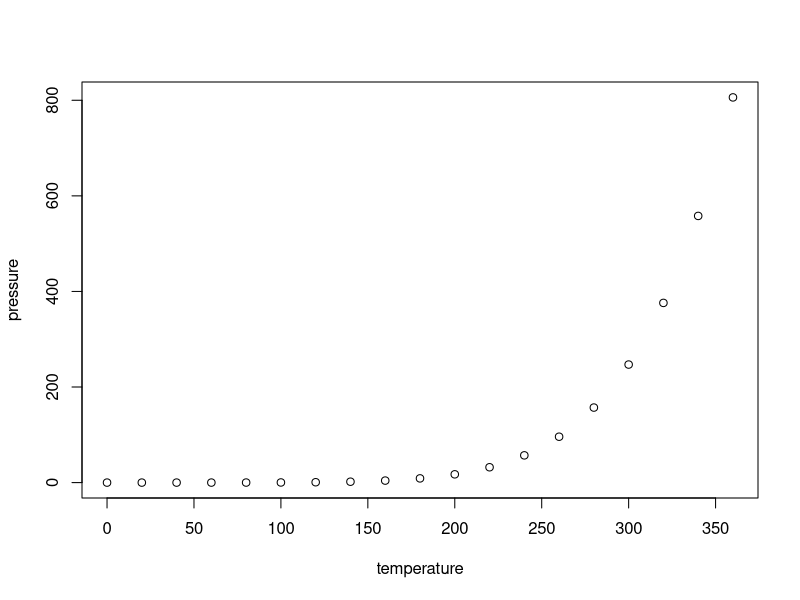
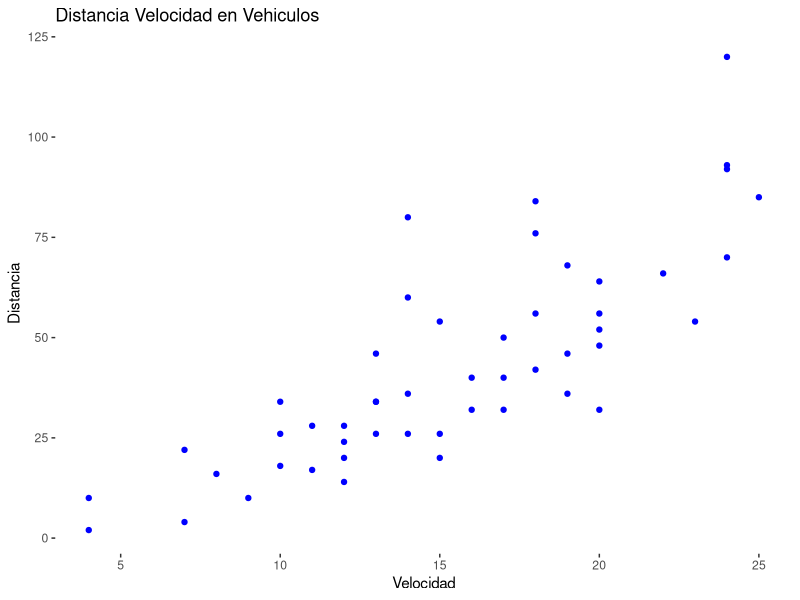

The R script that drew these images, in order:
## ---- chunk 1
knitr::opts_chunk$set(echo = TRUE)
## ---- chunk 2
summary(cars)
## ---- chunk 3
plot(pressure)
## ---- chunk 4
install.packages("ggplot2")
install.packages("dplyr")
library(ggplot2)
library(dplyr)


df = cars

df %>%
  ggplot(mapping = aes(x = speed, y = dist)) +
  geom_point(col = "blue") +
  labs(title = "Distancia Velocidad en Vehiculos",
       x = "Velocidad",
       y = "Distancia") +
  theme(panel.background = element_blank())
